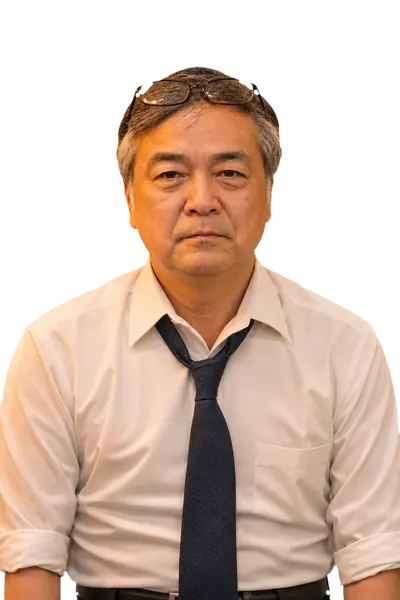
#> input picture img/bucho.webp, 400 x 600 px
$ python -i key.py   (imports and definitions only)
#> lines starting #> are read from the running program, lines starting #| are printed output that depends on the picture; after the words box and inside, x2 and y2 are one past the last pixel; in counts of white or black regions, pixels touching at a corner belong together
# 緑背景を抜いて webp(透過) にする。~/tools/pyimg/bin/python art/key.py（Pillow と numpy が要る）
# 生成元の画像はリポジトリの外（../_art_raw/izakaya-neta/raw）
import numpy as np, glob, os
from PIL import Image, ImageFilter
D = os.path.dirname(os.path.abspath(__file__)); OUT = D + '/../img/'; RAW = D + '/../../_art_raw/izakaya-neta/raw'
# [1 line not run here, left out]
def fit23(im):
    # 高さ1536にそろえ、横を中央で1024に切る・足りなければ透明で足す（人の大きさを全員そろえる）
    w, h = im.size; s = 1536 / h; im = im.resize((round(w * s), 1536), Image.LANCZOS); w = im.size[0]
#> after `w, h = im.size`: w = 400; h = 600
#> after `s = 1536 / h`: s = 2.56
#> after `im = im.resize((round(w * s), 1536), Image.LANCZOS)`:
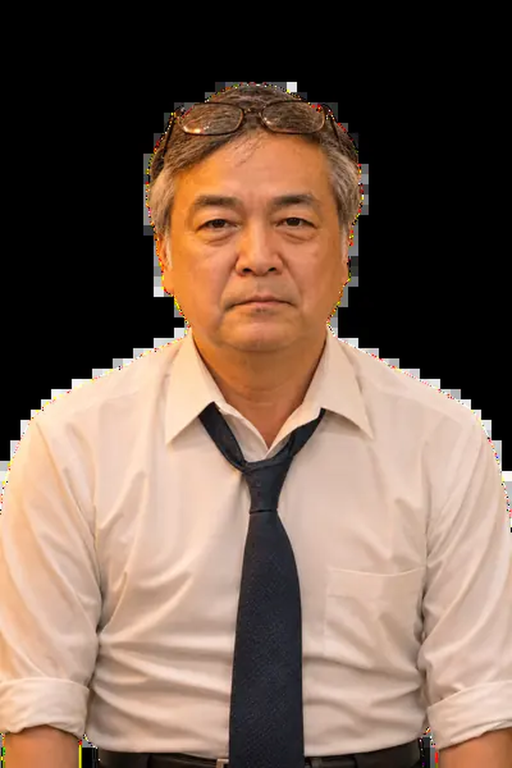
#> im: PIL image 1024x1536 RGB (shown at 1/2 size); mean R, G, B 121.6, 97.7, 83
#> after `w = im.size[0]`: w = 1024
    c = Image.new(im.mode, (1024, 1536), (0, 255, 0) if im.mode == 'RGB' else (0, 0, 0, 0))
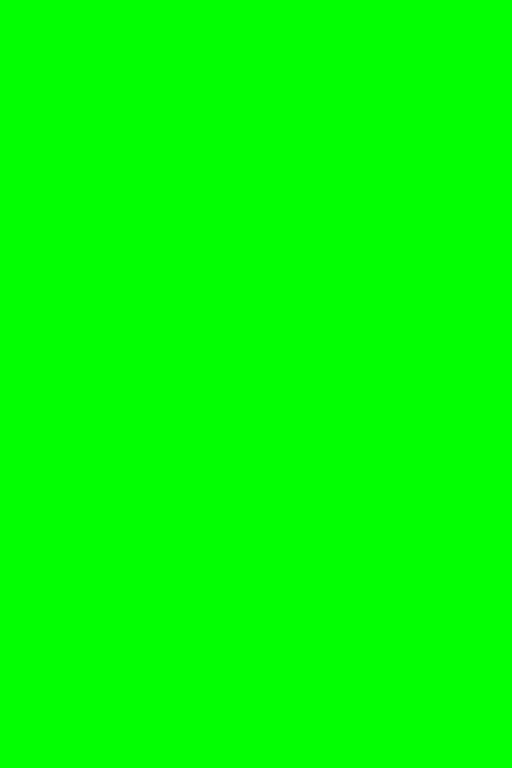
#> c: PIL image 1024x1536 RGB (shown at 1/2 size); mean R, G, B 0, 255, 0
    c.paste(im, ((1024 - w) // 2, 0)); return c
def key(src):
    im = fit23(Image.open(src).convert('RGB'))
    a = np.asarray(im).astype(np.float32)
    r, g, b = a[..., 0], a[..., 1], a[..., 2]
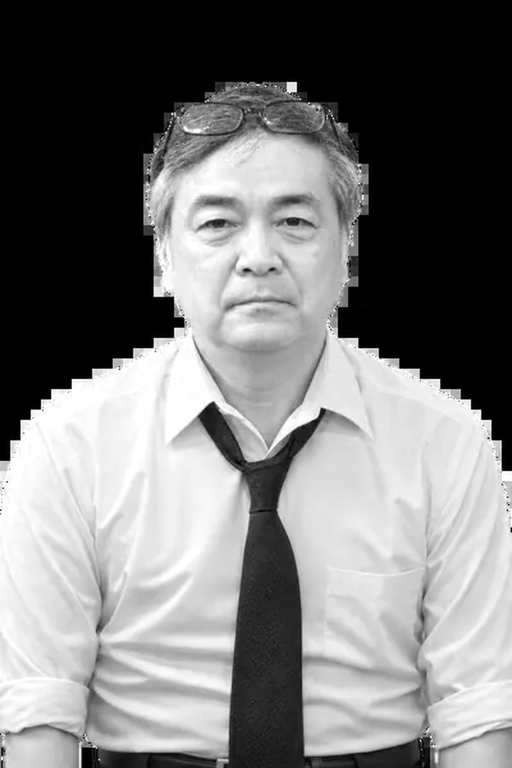
#> r: shape (1536, 1024) float32 (shown at 1/2 size); min 0, max 255, mean 121.6
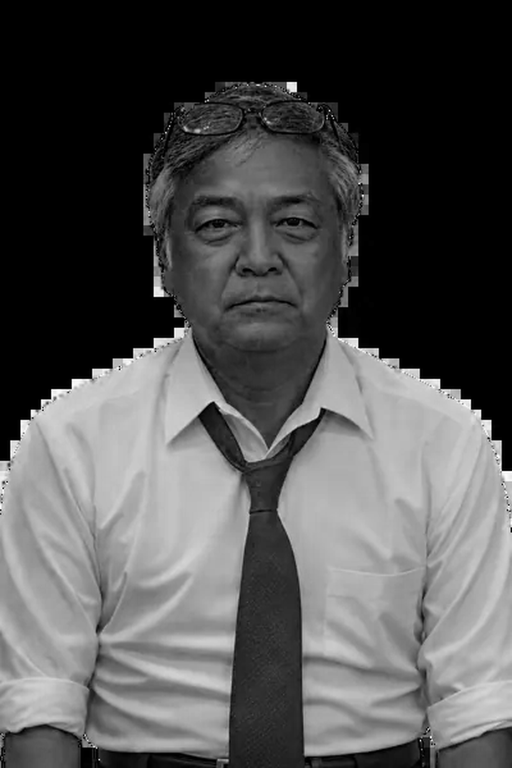
#> b: shape (1536, 1024) float32 (shown at 1/2 size); min 0, max 255, mean 83
    k = g - np.maximum(r, b)
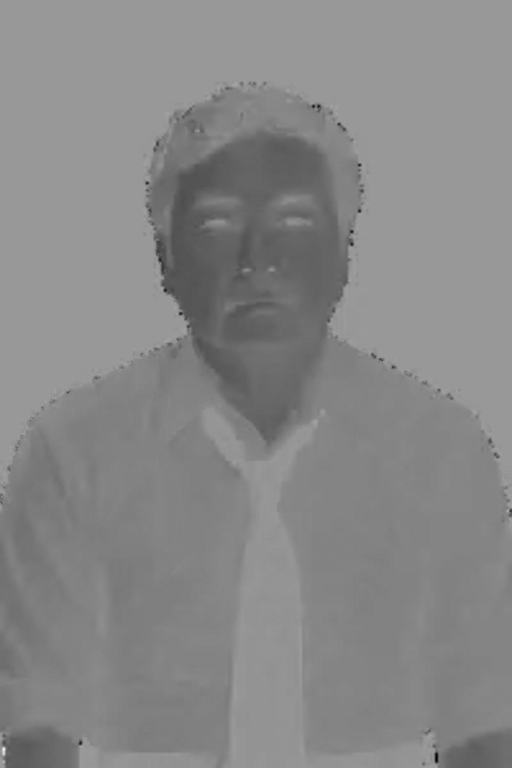
#> k: shape (1536, 1024) float32 (shown at 1/2 size); min -226, max 152, mean -24.2; drawn with min black and max white
    al = 1 - np.clip((k - 2) / (40 - 2), 0, 1)
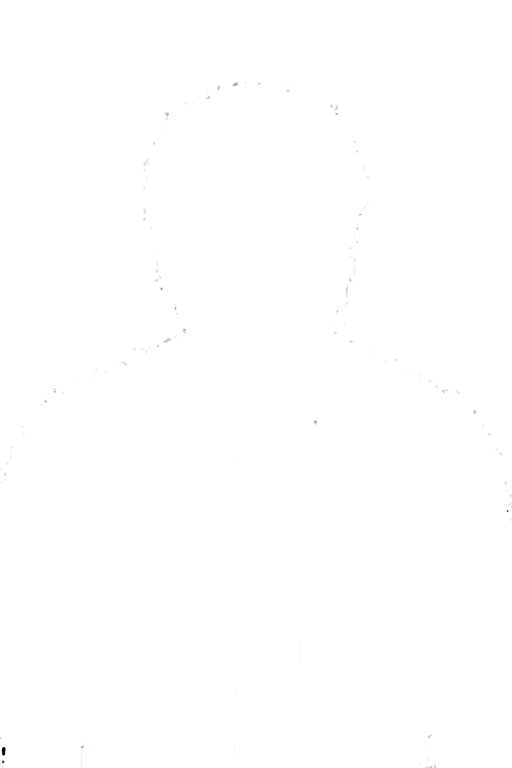
#> al: shape (1536, 1024) float32 (shown at 1/2 size); min 0, max 1, mean 1
    lim = np.maximum(r, b); g = np.where(g > lim, lim, g)
    spill = (k > -6) | (al < 0.98); g = np.where(spill, np.minimum(g, 0.72 * r + 0.28 * b), g)
#> after `spill = (k > -6) | (al < 0.98)`:
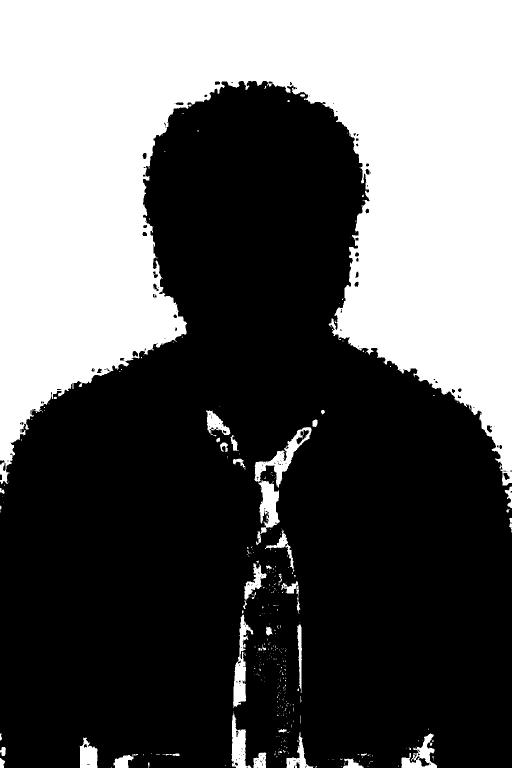
#> spill: shape (1536, 1024) bool (shown at 1/2 size); 38.1% white; 390 white regions (341 under 20 px), largest, box (x1, y1, x2, y2) and area: (0, 0, 1024, 971) 573522, (509, 854, 623, 975) 3261, (466, 1229, 507, 1416) 2819
    out = Image.fromarray(np.dstack([r, g, b, al * 255]).clip(0, 255).astype(np.uint8), 'RGBA')
    A = out.split()[3].filter(ImageFilter.MinFilter(5)).filter(ImageFilter.GaussianBlur(0.9)); out.putalpha(A)
    return out
def save(im, n, q=76):
    im.save(OUT + n + '.webp', quality=q, method=6); print(n, im.size, os.path.getsize(OUT + n + '.webp') // 1024, 'KB')
# [6 lines not run here, left out]

>>> result = key('../img/bucho.webp')

$ run again, on img/doki_c.webp
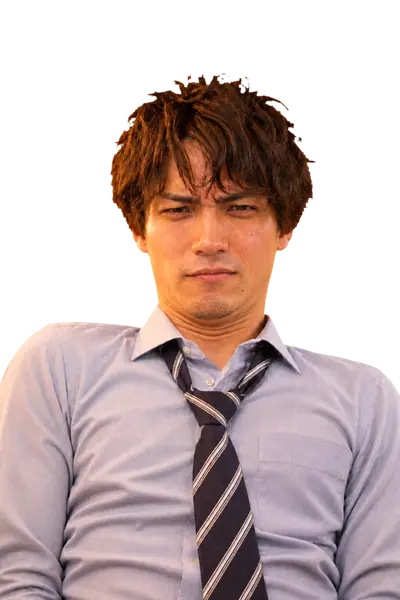
#> input picture img/doki_c.webp, 400 x 600 px
#> w = 400; h = 600
#> s = 2.56
#> in key, `k = g - np.maximum(r, b)`:
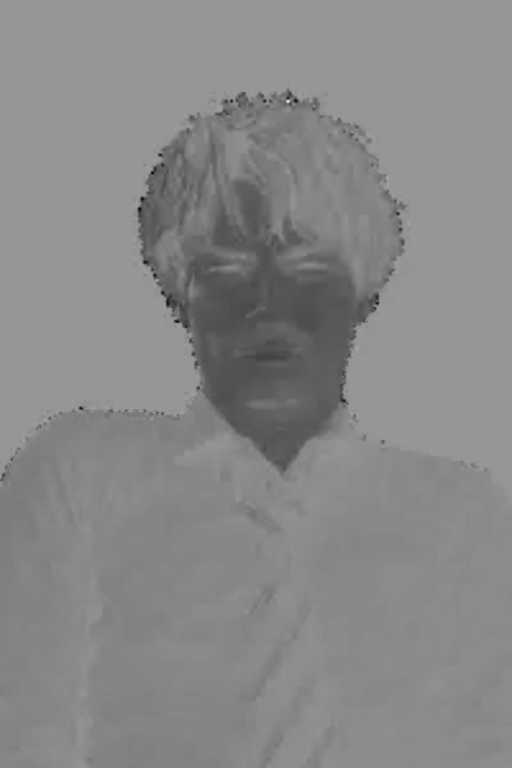
#> k: shape (1536, 1024) float32 (shown at 1/2 size); min -215, max 150, mean -19.7; drawn with min black and max white
#> in key, `spill = (k > -6) | (al < 0.98)`:
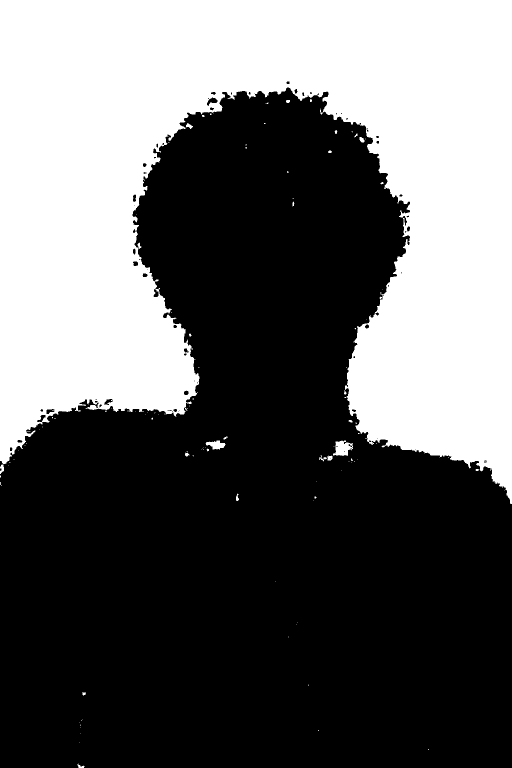
#> spill: shape (1536, 1024) bool (shown at 1/2 size); 39.2% white; 114 white regions (92 under 20 px), largest, box (x1, y1, x2, y2) and area: (0, 0, 1024, 1008) 614555, (666, 881, 706, 912) 804, (411, 881, 451, 899) 432

$ run again, on img/doki_h.webp
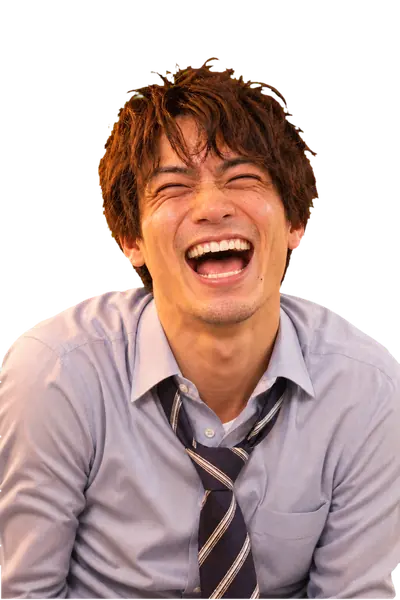
#> input picture img/doki_h.webp, 400 x 600 px
#> w = 400; h = 600
#> s = 2.56
#> in key, `k = g - np.maximum(r, b)`:
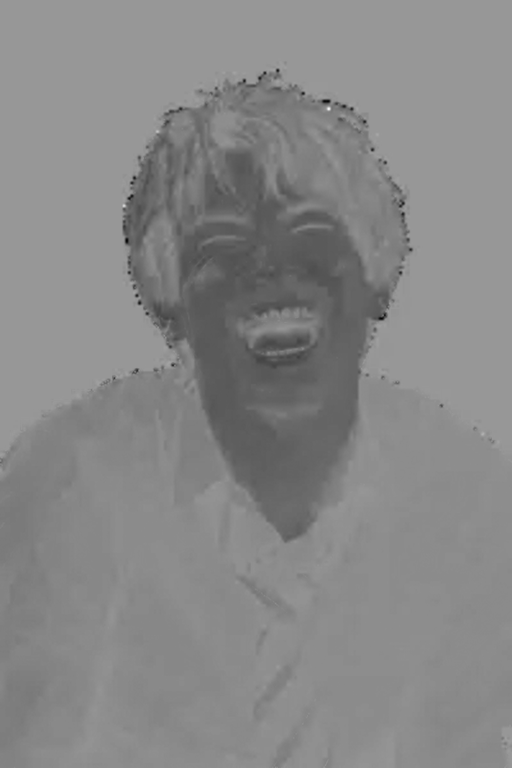
#> k: shape (1536, 1024) float32 (shown at 1/2 size); min -230, max 157, mean -24.2; drawn with min black and max white
#> in key, `spill = (k > -6) | (al < 0.98)`:
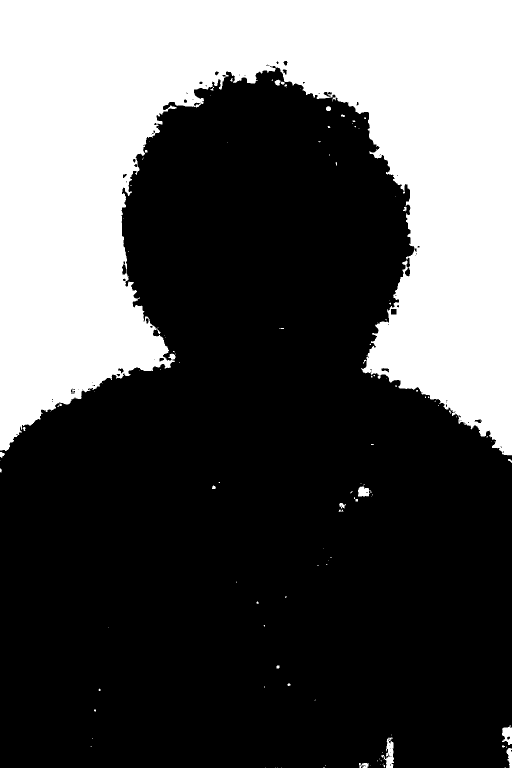
#> spill: shape (1536, 1024) bool (shown at 1/2 size); 33.3% white; 131 white regions (108 under 20 px), largest, box (x1, y1, x2, y2) and area: (0, 0, 1024, 911) 520582, (763, 1475, 788, 1536) 757, (1004, 1450, 1024, 1490) 538

$ run again, on img/kohai.webp
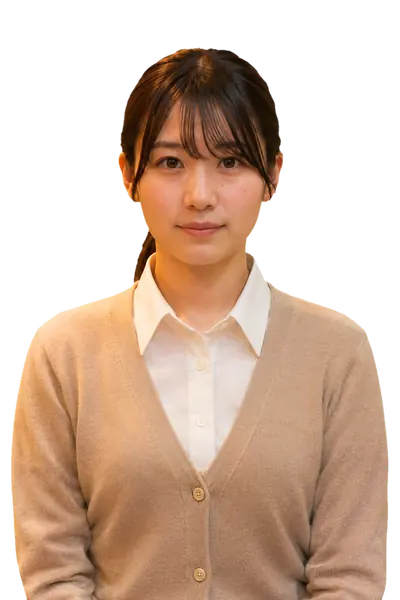
#> input picture img/kohai.webp, 400 x 600 px
#> w = 400; h = 600
#> s = 2.56
#> in key, `spill = (k > -6) | (al < 0.98)`:
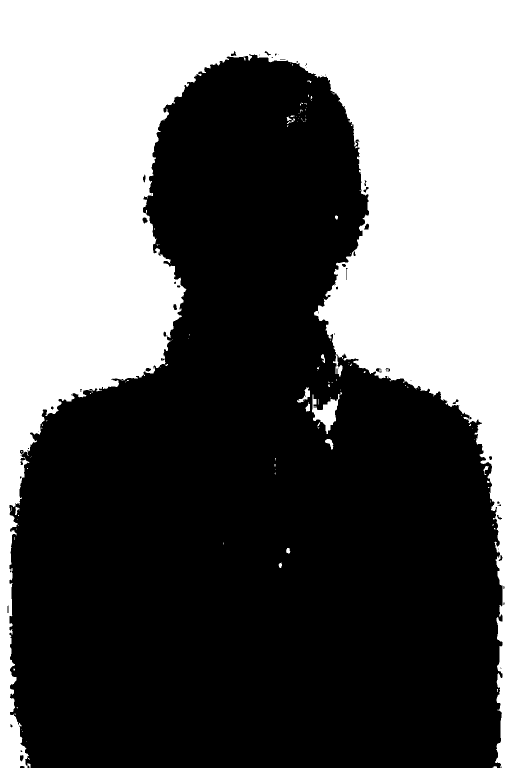
#> spill: shape (1536, 1024) bool (shown at 1/2 size); 39.5% white; 129 white regions (112 under 20 px), largest, box (x1, y1, x2, y2) and area: (0, 0, 1024, 1536) 617659, (624, 788, 679, 868) 1941, (594, 774, 620, 805) 280
